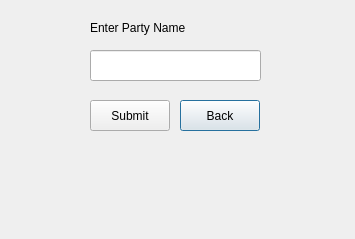
<?xml version="1.0" encoding="UTF-8"?>
<ui version="4.0">
 <class>add_party</class>
 <widget class="QDialog" name="add_party">
  <property name="geometry">
   <rect>
    <x>0</x>
    <y>0</y>
    <width>355</width>
    <height>239</height>
   </rect>
  </property>
  <property name="windowTitle">
   <string>Dialog</string>
  </property>
  <widget class="QLabel" name="label">
   <property name="geometry">
    <rect>
     <x>90</x>
     <y>20</y>
     <width>131</width>
     <height>16</height>
    </rect>
   </property>
   <property name="text">
    <string>Enter Party Name</string>
   </property>
  </widget>
  <widget class="QLineEdit" name="party_name">
   <property name="geometry">
    <rect>
     <x>90</x>
     <y>50</y>
     <width>171</width>
     <height>31</height>
    </rect>
   </property>
  </widget>
  <widget class="QPushButton" name="back">
   <property name="geometry">
    <rect>
     <x>180</x>
     <y>100</y>
     <width>80</width>
     <height>31</height>
    </rect>
   </property>
   <property name="text">
    <string>Back</string>
   </property>
   <property name="icon">
    <iconset>
     <normaloff>src/back-button.png</normaloff>src/back-button.png</iconset>
   </property>
   <property name="iconSize">
    <size>
     <width>80</width>
     <height>80</height>
    </size>
   </property>
  </widget>
  <widget class="QPushButton" name="submit">
   <property name="geometry">
    <rect>
     <x>90</x>
     <y>100</y>
     <width>80</width>
     <height>31</height>
    </rect>
   </property>
   <property name="text">
    <string>Submit</string>
   </property>
   <property name="icon">
    <iconset>
     <normaloff>14144256491614649893green_submit_button_by_rukiaxichigo152-hi.png</normaloff>14144256491614649893green_submit_button_by_rukiaxichigo152-hi.png</iconset>
   </property>
   <property name="iconSize">
    <size>
     <width>150</width>
     <height>75</height>
    </size>
   </property>
  </widget>
 </widget>
 <resources/>
 <connections/>
</ui>
